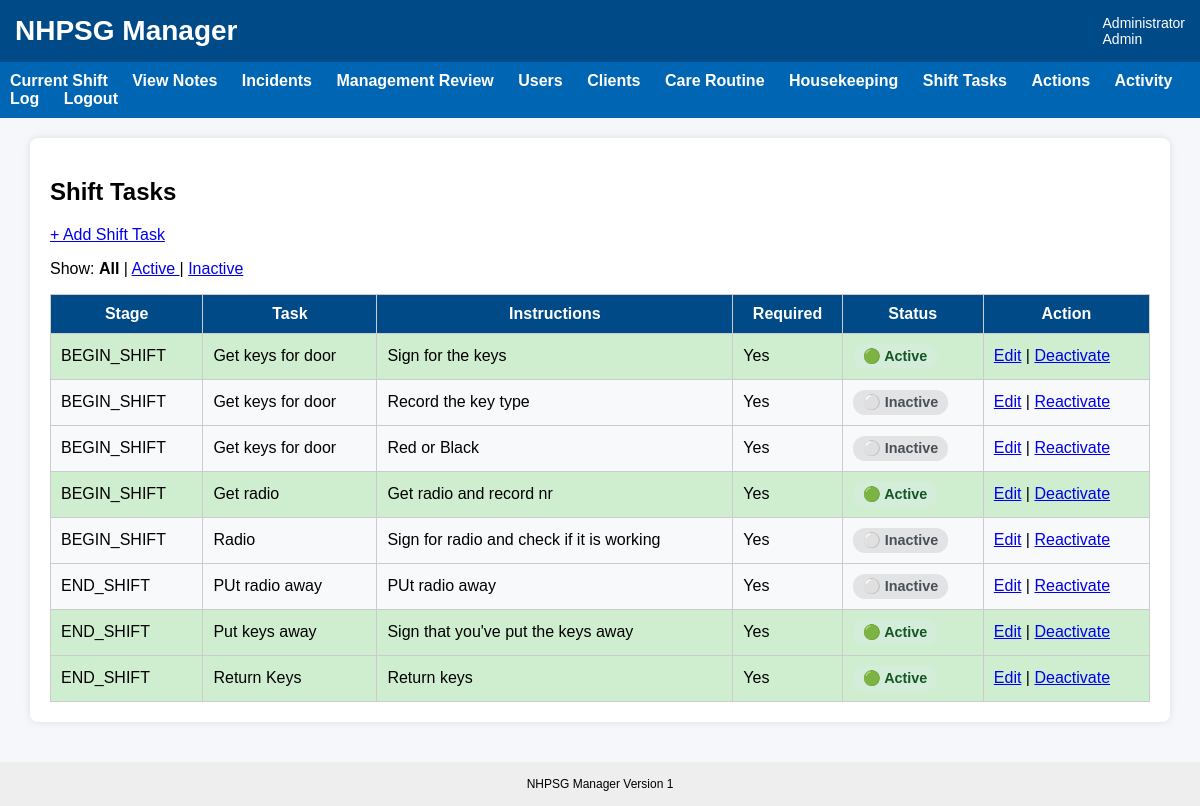
The app's page /shift-tasks (signed in) with its own data.
### tables this page shows
CREATE TABLE shift_tasks (
    shift_task_id INTEGER PRIMARY KEY AUTOINCREMENT,

    task_name TEXT NOT NULL,
    instructions TEXT,

    task_stage TEXT NOT NULL,   -- BEGINNING or END

    required INTEGER DEFAULT 1,
    active INTEGER DEFAULT 1,

    created_at TEXT DEFAULT CURRENT_TIMESTAMP
, requires_input INTEGER DEFAULT 0, input_label TEXT, input_type TEXT DEFAULT 'text');

### app.py (the view)
@app.route("/shift-tasks")
def shift_tasks():
    if "user_id" not in session:
        return redirect(url_for("login"))
    if session["role"] not in ["Admin", "Program Manager", "Director"]:
        return "Access denied", 403
    status_filter = request.args.get(
        "status",
        "all"
    ).strip().lower()
    if status_filter == "active":
        active_filter = 1
    elif status_filter == "inactive":
        active_filter = 0
    else:
        status_filter = "all"
        active_filter = None
    conn = get_db()
    query = """
        SELECT *
        FROM shift_tasks
    """
    parameters = ()
    if active_filter is not None:
        query += """
            WHERE active = ?
        """
        parameters = (active_filter,)
    query += """
        ORDER BY task_stage, task_name, shift_task_id
    """
    tasks = conn.execute(
        query,
        parameters
    ).fetchall()
    conn.close()
    return render_template(
        "shift_tasks.html",
        tasks=tasks,
        status_filter=status_filter
    )

### app.py (called while the page is built, shortened)
@app.before_request
def enforce_session_timeout():
    if "user_id" not in session:
        return None
    if request.endpoint in [
        "static",
        "login",
        "logout",
        "session_timeout"
    ]:
        return None
    current_time = time.time()
    last_activity = session.get("last_activity")
    if last_activity is not None:
        inactive_seconds = current_time - last_activity
    session["last_activity"] = current_time
    return None

@app.context_processor
def inject_session_timeout_settings():
    return {
        "session_timeout_seconds": SESSION_TIMEOUT_SECONDS,
        "session_warning_seconds": SESSION_WARNING_SECONDS
    }

def get_db():
    print("Using database:", os.path.abspath(DB_NAME))
    conn = sqlite3.connect(DB_NAME)
    conn.row_factory = sqlite3.Row
    return conn

### templates/shift_tasks.html (shortened to what this page needs)
{% extends "base.html" %}
{% block content %}
<div class="card">
    <h2>Shift Tasks</h2>
    <p><a href="/shift-task/new">+ Add Shift Task</a></p>
    <p>
        Show:
        {% if status_filter == "all" %}
            <strong>All</strong>
        {% else %}
            <a href="{{ url_for('shift_tasks', status='all') }}">
                All
            </a>
        {% endif %}
        |
        {% if status_filter == "active" %}
            <strong>Active</strong>
        {% else %}
            <a href="{{ url_for('shift_tasks', status='active') }}">
                Active
            </a>
        {% endif %}
        |
        {% if status_filter == "inactive" %}
            <strong>Inactive</strong>
        {% else %}
            <a href="{{ url_for('shift_tasks', status='inactive') }}">
                Inactive
            </a>
        {% endif %}
    </p>
    {% if tasks %}
        <table>
            <tr>
                <th>Stage</th>
                <th>Task</th>
                <th>Instructions</th>
                <th>Required</th>
                <th>Status</th>
				<th>Action</th>
            </tr>
            {% for task in tasks %}
			<tr class="{% if task.active %}row-active{% else %}row-inactive{% endif %}">
				<td>{{ task.task_stage }}</td>
				<td>{{ task.task_name }}</td>
				<td>{{ task.instructions }}</td>
				<td>{% if task.required %}Yes{% else %}No{% endif %}</td>
				<td>
    				{% if task.active %}
        				<span class="status-active">🟢 Active</span>
    				{% else %}
        				<span class="status-inactive">⚪ Inactive</span>
    				{% endif %}
				</td>
				<td>
					<a href="{{ url_for('shift_task_edit', shift_task_id=task.shift_task_id, status=status_filter) }}">Edit</a>
					{% if task.active %}
						| <a href="{{ url_for('shift_task_deactivate', shift_task_id=task.shift_task_id, status=status_filter) }}">Deactivate</a>
					{% else %}
						| <a href="{{ url_for('shift_task_reactivate', shift_task_id=task.shift_task_id, status=status_filter) }}">Reactivate</a>
					{% endif %}
				</td>
			</tr>
			{% endfor %}
        </table>
    {% endif %}
</div>
{% endblock %}

### static/css/style.css (style rules this page uses)
body { font-family: Arial, Helvetica, sans-serif; margin:0; background:#f5f7fa; }
.card { background:white; padding:20px; border-radius:8px; box-shadow:0px 0px 8px rgba(0,0,0,0.1); margin-bottom:20px; }
table { width:100%; border-collapse:collapse; }
th { background:#004b87; color:white; }
td,th { padding:10px; border:1px solid #cccccc; }
.status-active { display: inline-block; padding: 4px 10px; border-radius: 12px; background: #d4edda; color: #155724; font-weight: bold; font-size: 0.9em; }
.status-inactive { display: inline-block; padding: 4px 10px; border-radius: 12px; background: #e2e3e5; color: #495057; font-weight: bold; font-size: 0.9em; }
.row-active { background-color: #cfeecf; }
.row-inactive { background-color: #f8f9fa; }

### records on screen
shift_tasks: task_stage "BEGIN_SHIFT", task_name "Get keys for door", instructions "Sign for the keys", required "Yes", active "🟢 Active"
shift_tasks: task_stage "BEGIN_SHIFT", task_name "Get keys for door", instructions "Record the key type", required "Yes", active "⚪ Inactive"
shift_tasks: task_stage "BEGIN_SHIFT", task_name "Get keys for door", instructions "Red or Black", required "Yes", active "⚪ Inactive"
shift_tasks: task_stage "BEGIN_SHIFT", task_name "Get radio", instructions "Get radio and record nr", required "Yes", active "🟢 Active"
shift_tasks: task_stage "BEGIN_SHIFT", task_name "Radio", instructions "Sign for radio and check if it is working", required "Yes", active "⚪ Inactive"
shift_tasks: task_stage "END_SHIFT", task_name "PUt radio away", instructions "PUt radio away", required "Yes", active "⚪ Inactive"
shift_tasks: task_stage "END_SHIFT", task_name "Put keys away", instructions "Sign that you've put the keys away", required "Yes", active "🟢 Active"
shift_tasks: task_stage "END_SHIFT", task_name "Return Keys", instructions "Return keys", required "Yes", active "🟢 Active"

### other values on screen
{{ session.full_name }} "Administrator"
{{ session.role }} "Admin"
